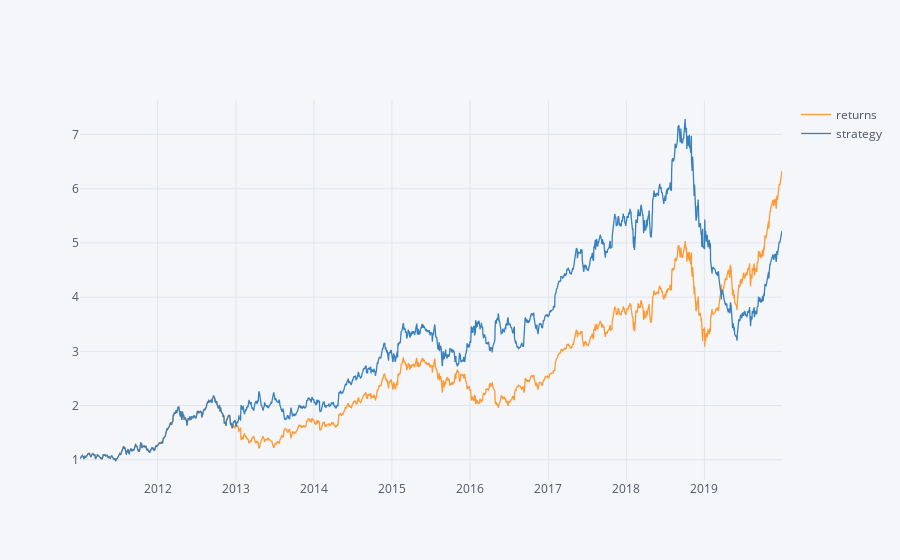

The code cell stored with this chart in its notebook:
### Code cell
pyo.iplot(
    df[['returns', 'strategy']].cumsum().apply(np.exp).iplot(asFigure=True))

### Figure 1 — Plotly figure (JSON) as saved in the notebook; plotly's stock layout.template omitted (floating-point values rounded to 4 significant figures; data arrays with more than 128 entries replaced by an {"elided": "..."} marker saying what was removed)
{"data": [{"line": {"color": "rgba(255, 153, 51, 1.0)", "dash": "solid", "shape": "linear", "width": 1.3}, "mode": "lines", "name": "returns", "text": "", "type": "scatter", "x": {"elided": "2263 str values"}, "y": {"elided": "2263 float values"}}, {"line": {"color": "rgba(55, 128, 191, 1.0)", "dash": "solid", "shape": "linear", "width": 1.3}, "mode": "lines", "name": "strategy", "text": "", "type": "scatter", "x": {"elided": "2263 str values"}, "y": {"elided": "2263 float values"}}], "layout": {"legend": {"bgcolor": "#F5F6F9", "font": {"color": "#4D5663"}}, "paper_bgcolor": "#F5F6F9", "plot_bgcolor": "#F5F6F9", "title": {"font": {"color": "#4D5663"}}, "xaxis": {"gridcolor": "#E1E5ED", "showgrid": true, "tickfont": {"color": "#4D5663"}, "title": {"font": {"color": "#4D5663"}, "text": ""}, "zerolinecolor": "#E1E5ED"}, "yaxis": {"gridcolor": "#E1E5ED", "showgrid": true, "tickfont": {"color": "#4D5663"}, "title": {"font": {"color": "#4D5663"}, "text": ""}, "zerolinecolor": "#E1E5ED"}}}
